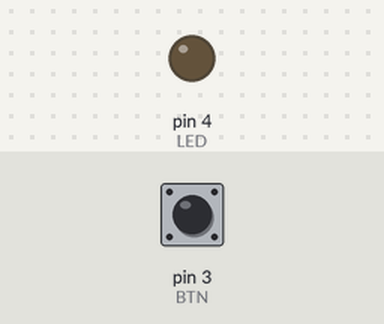
Simulated run of this sketch. Board: Arduino Uno, built with avr-gcc and run on an emulated ATmega328P. On the bench: output pins drawn as LEDs (lit = HIGH). The inputs (shaded band) are chosen by the test bench; at power-on: pin 3 (BTN) LOW.

Above: at 1.2 s.
1.3 s: pin 3 (BTN) pulled HIGH for 0.15 s
At 1.37 s:
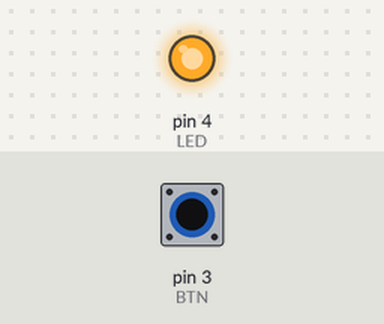
2.9 s: pin 3 (BTN) pulled HIGH for 3.2 s
At 6.4 s:
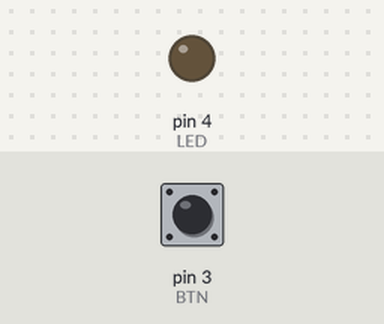
Timing chart, 0 to 7.9 s (numbered marks = the images above; inputs shaded):
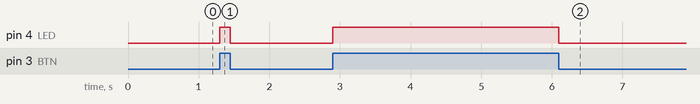

The sketch:

push_button_1.ino
```cpp
// C++ code
#define LED 4
#define BTN 3


void setup()
{
  pinMode(BTN, INPUT);
  pinMode(LED, OUTPUT);
}

void loop()
{
  if (digitalRead(BTN)) {
  	digitalWrite(LED, HIGH);
  } else {
  	digitalWrite(LED, LOW);
  }
}
```

Measured:
- after the input at 1.3 s, pin 4 (LED): LOW → HIGH at once, → LOW 0.15 s later
- after the input at 2.9 s, pin 4 (LED): LOW → HIGH at once, → LOW 3.2 s later
